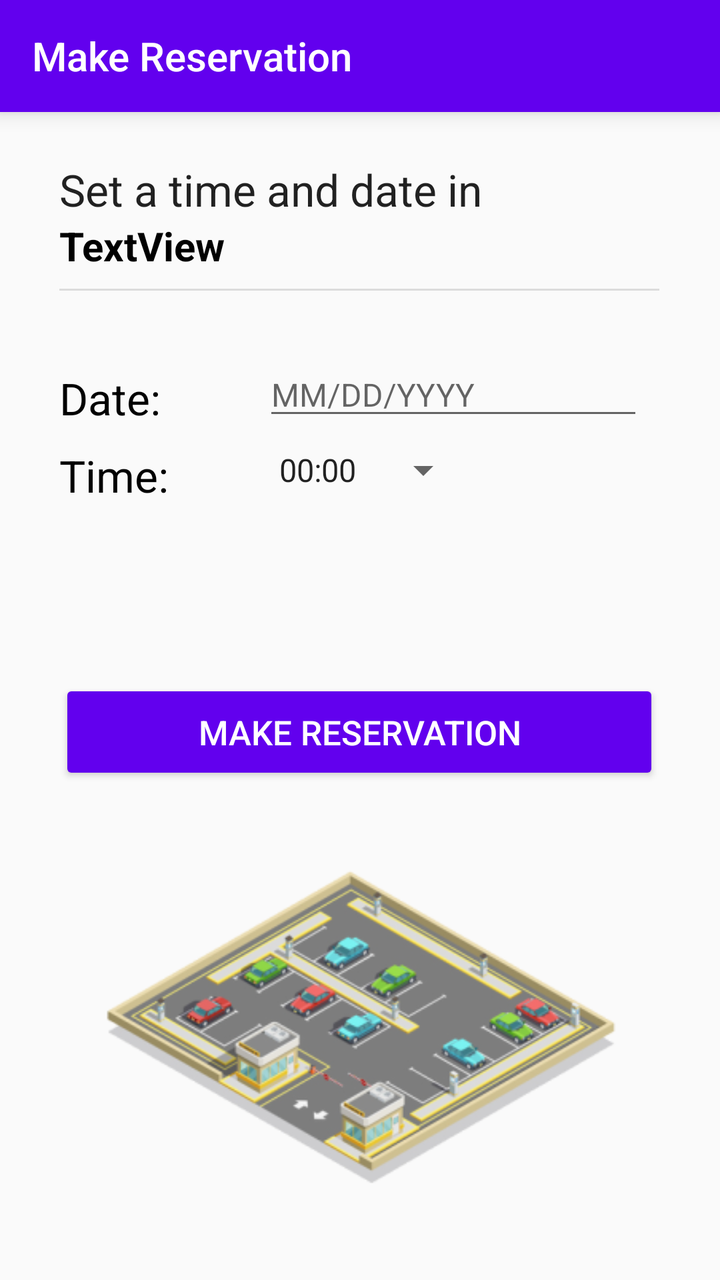
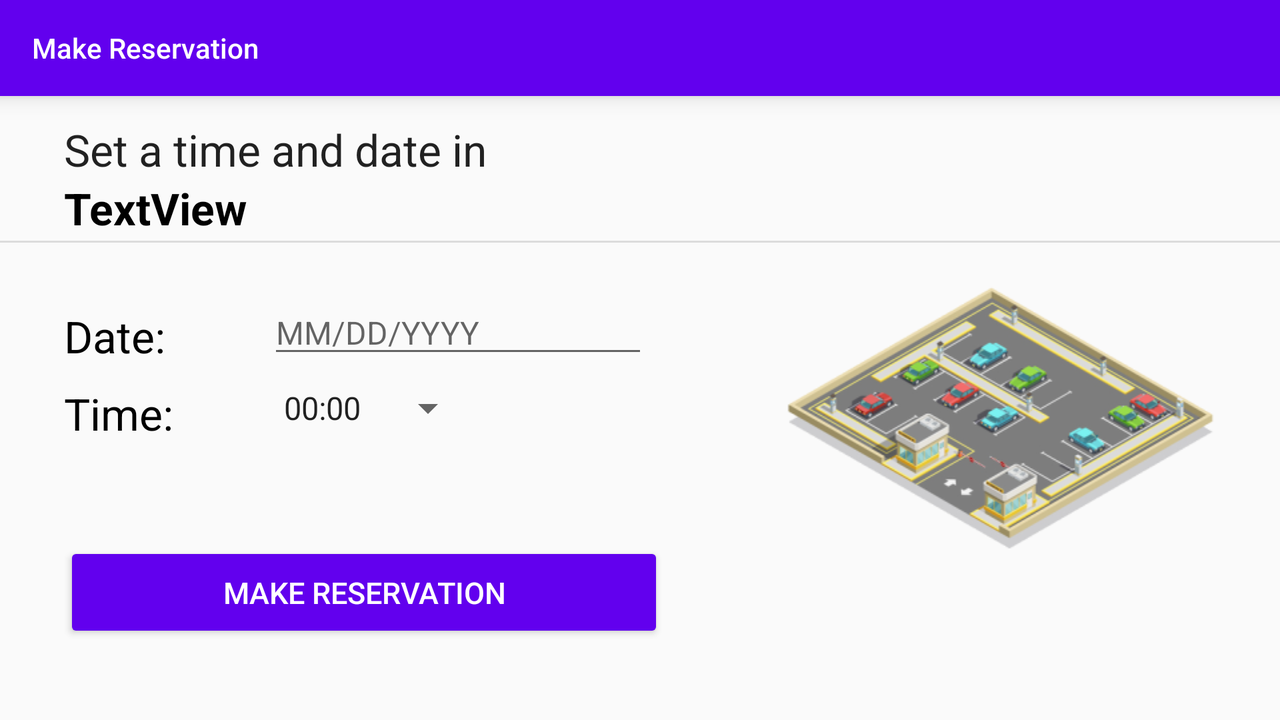

An Android layout and its configuration variant, each rendered on a device that would load it. The default file and the variant file are quoted in full after the pictures.
<!-- AndroidManifest.xml: application theme Theme.AppCompat.Light.NoActionBar -->
<!-- res/layout/activity_make_reservation.xml -->
<?xml version="1.0" encoding="utf-8"?>
<androidx.constraintlayout.widget.ConstraintLayout xmlns:android="http://schemas.android.com/apk/res/android"
    xmlns:app="http://schemas.android.com/apk/res-auto"
    xmlns:tools="http://schemas.android.com/tools"
    android:layout_width="match_parent"
    android:layout_height="match_parent"
    tools:context=".MakeReservationActivity">

    <androidx.appcompat.widget.Toolbar
        android:id="@+id/make_reservation_toolbar"
        android:layout_width="match_parent"
        android:layout_height="?attr/actionBarSize"
        android:background="@color/design_default_color_primary"
        android:elevation="6dp"
        android:theme="@style/ThemeOverlay.AppCompat.Dark.ActionBar"
        app:layout_constraintEnd_toEndOf="parent"
        app:layout_constraintStart_toStartOf="parent"
        app:layout_constraintTop_toTopOf="parent"
        app:popupTheme="@style/ThemeOverlay.AppCompat.Light"
        app:title="@string/make_reservation_toolbar_title" />


    <TextView
        android:id="@+id/reservation_title"
        android:layout_width="0dp"
        android:layout_height="wrap_content"
        android:layout_marginTop="24dp"
        android:text="@string/reservation_form_title"
        android:textAppearance="@style/TextAppearance.AppCompat.Large"
        app:layout_constraintStart_toStartOf="@+id/reservation_city_name"
        app:layout_constraintTop_toBottomOf="@+id/make_reservation_toolbar" />


    <TextView
        android:id="@+id/reservation_city_name"
        android:layout_width="wrap_content"
        android:layout_height="wrap_content"
        android:text="TextView"
        android:textColor="@color/black"
        android:textSize="20sp"
        android:textStyle="bold"
        app:layout_constraintStart_toStartOf="@+id/constraintLayout"
        app:layout_constraintTop_toBottomOf="@+id/reservation_title" />

    <androidx.constraintlayout.widget.ConstraintLayout
        android:id="@+id/constraintLayout"
        android:layout_width="300dp"
        android:layout_height="240dp"
        android:layout_marginTop="16dp"
        app:layout_constraintEnd_toEndOf="parent"
        app:layout_constraintHorizontal_bias="0.494"
        app:layout_constraintStart_toStartOf="parent"
        app:layout_constraintTop_toBottomOf="@+id/reservation_city_name">


        <EditText
            android:id="@+id/etd_date_from"
            android:layout_width="wrap_content"
            android:layout_height="wrap_content"
            android:layout_marginTop="24dp"
            android:layout_marginEnd="8dp"
            android:autofillHints="@string/date_hint"
            android:ems="10"
            android:hint="@string/date_hint"
            android:inputType="date"
            android:textSize="16sp"
            app:layout_constraintEnd_toEndOf="parent"
            app:layout_constraintTop_toTopOf="parent" />

        <TextView
            android:id="@+id/date_from_text"
            android:layout_width="wrap_content"
            android:layout_height="wrap_content"
            android:layout_marginTop="8dp"
            android:text="@string/date_text"
            android:textAppearance="@style/TextAppearance.AppCompat.Large"
            android:textColor="@color/black"
            app:layout_constraintStart_toStartOf="parent"
            app:layout_constraintTop_toTopOf="@+id/etd_date_from" />

        <Spinner
            android:id="@+id/time_picker_spinner"
            android:layout_width="wrap_content"
            android:layout_height="wrap_content"
            android:layout_marginTop="8dp"
            android:entries="@array/time_slots"
            android:spinnerMode="dropdown"
            app:layout_constraintStart_toStartOf="@+id/etd_date_from"
            app:layout_constraintTop_toBottomOf="@+id/etd_date_from" />


        <Button
            android:id="@+id/confirm_reservation_btn"
            android:layout_width="0dp"
            android:layout_height="wrap_content"
            android:backgroundTint="@color/design_default_color_primary"
            android:text="@string/make_reservation_btn"
            android:padding="15dp"
            android:textSize="17sp"
            android:textColor="@color/cardview_light_background"
            app:layout_constraintBottom_toBottomOf="parent"
            app:layout_constraintEnd_toEndOf="parent"
            app:layout_constraintStart_toStartOf="parent" />

        <TextView
            android:id="@+id/time_slots_text"
            android:layout_width="wrap_content"
            android:layout_height="wrap_content"
            android:textColor="@color/black"
            android:textAppearance="@style/TextAppearance.AppCompat.Large"
            android:text="@string/time_text"
            app:layout_constraintStart_toStartOf="parent"
            app:layout_constraintTop_toTopOf="@+id/time_picker_spinner" />

        <TextView
            android:id="@+id/tv_error_message_reservation"
            android:layout_width="0dp"
            android:layout_height="wrap_content"
            android:layout_marginTop="32dp"
            android:text="@string/empty_field"
            android:textAlignment="center"
            android:textColor="@color/redish"
            android:textSize="16sp"
            app:layout_constraintEnd_toEndOf="parent"
            app:layout_constraintStart_toStartOf="parent"
            app:layout_constraintTop_toBottomOf="@+id/time_picker_spinner" />


    </androidx.constraintlayout.widget.ConstraintLayout>

    <ImageView
        android:id="@+id/reservation_img"
        android:layout_width="263dp"
        android:layout_height="258dp"
        android:contentDescription="@string/img_description"
        android:elevation="-10dp"
        android:src="@mipmap/ic_reservation_img_foreground"
        app:layout_constraintBottom_toBottomOf="parent"
        app:layout_constraintEnd_toEndOf="parent"
        app:layout_constraintStart_toStartOf="parent" />

    <View
        android:id="@+id/divider3"
        android:layout_width="0dp"
        android:layout_height="1dp"
        android:layout_marginTop="8dp"
        android:background="?android:attr/listDivider"
        app:layout_constraintEnd_toEndOf="@+id/constraintLayout"
        app:layout_constraintStart_toStartOf="@+id/constraintLayout"
        app:layout_constraintTop_toBottomOf="@+id/reservation_city_name" />


</androidx.constraintlayout.widget.ConstraintLayout>
<!-- resources referenced by this layout -->
<resources>
  <string-array name="time_slots">
          <item>00:00</item>
          <item>01:00</item>
          <item>02:00</item>
          <item>03:00</item>
          <item>04:00</item>
          <item>05:00</item>
          <item>06:00</item>
          <item>07:00</item>
          <item>08:00</item>
          <item>09:00</item>
          <item>10:00</item>
          <item>11:00</item>
          <item>12:00</item>
          <item>13:00</item>
          <item>14:00</item>
          <item>15:00</item>
          <item>16:00</item>
          <item>17:00</item>
          <item>18:00</item>
          <item>19:00</item>
          <item>20:00</item>
          <item>21:00</item>
          <item>22:00</item>
          <item>23:00</item>
      </string-array>
  <color name="black">#FF000000</color>
  <item name="redish" type="color">#DD2020</item>
  <!-- mipmap ic_reservation_img_foreground: png bitmap (mipmap-hdpi, 18358 bytes) -->
  <string name="date_hint">MM/DD/YYYY</string>
  <string name="date_text">Date: </string>
  <string name="empty_field"> </string>
  <string name="img_description">This is an image</string>
  <string name="make_reservation_btn">Make reservation</string>
  <string name="make_reservation_toolbar_title">Make Reservation</string>
  <string name="reservation_form_title">Set a time and date in</string>
  <string name="time_text">Time: </string>
</resources>
<!-- res/layout-land/activity_make_reservation.xml (the author's variant of the layout above) -->
<!-- drawn on the phone turned sideways -->
<?xml version="1.0" encoding="utf-8"?>
<androidx.constraintlayout.widget.ConstraintLayout xmlns:android="http://schemas.android.com/apk/res/android"
    xmlns:app="http://schemas.android.com/apk/res-auto"
    xmlns:tools="http://schemas.android.com/tools"
    android:layout_width="match_parent"
    android:layout_height="match_parent"
    tools:context=".MakeReservationActivity">

    <androidx.appcompat.widget.Toolbar
        android:id="@+id/make_reservation_toolbar"
        android:layout_width="match_parent"
        android:layout_height="?attr/actionBarSize"
        android:background="@color/design_default_color_primary"
        android:elevation="6dp"
        android:theme="@style/ThemeOverlay.AppCompat.Dark.ActionBar"
        app:layout_constraintEnd_toEndOf="parent"
        app:layout_constraintStart_toStartOf="parent"
        app:layout_constraintTop_toTopOf="parent"
        app:popupTheme="@style/ThemeOverlay.AppCompat.Light"
        app:title="@string/make_reservation_toolbar_title" />


    <ScrollView
        android:layout_width="wrap_content"
        android:layout_height="match_parent"
        app:layout_constraintBottom_toBottomOf="parent"
        app:layout_constraintStart_toStartOf="parent">

        <androidx.constraintlayout.widget.ConstraintLayout
            android:id="@+id/wrapper_layout"
            android:layout_width="wrap_content"
            android:layout_height="wrap_content"
            android:translationY="60dp"
            app:layout_constraintBottom_toBottomOf="parent"
            app:layout_constraintEnd_toEndOf="parent"
            app:layout_constraintStart_toStartOf="parent"
            app:layout_constraintTop_toTopOf="parent">

            <View
                android:id="@+id/divider3"
                android:layout_width="wrap_content"
                android:layout_height="1dp"
                android:background="?android:attr/listDivider"
                app:layout_constraintBottom_toTopOf="@+id/constraintLayout"
                app:layout_constraintEnd_toEndOf="parent"
                app:layout_constraintStart_toStartOf="parent" />

            <ImageView
                android:id="@+id/reservation_img"
                android:layout_width="216dp"
                android:layout_height="237dp"
                android:layout_marginEnd="32dp"
                android:layout_marginBottom="60dp"
                android:contentDescription="@string/img_description"
                android:elevation="-10dp"
                android:src="@mipmap/ic_reservation_img_foreground"
                app:layout_constraintBottom_toBottomOf="parent"
                app:layout_constraintEnd_toEndOf="parent" />

            <TextView
                android:id="@+id/reservation_city_name"
                android:layout_width="wrap_content"
                android:layout_height="wrap_content"
                android:text="TextView"
                android:textColor="@color/black"
                android:textSize="22sp"
                android:textStyle="bold"
                app:layout_constraintStart_toStartOf="@+id/reservation_title"
                app:layout_constraintTop_toBottomOf="@+id/reservation_title" />

            <TextView
                android:id="@+id/reservation_title"
                android:layout_width="0dp"
                android:layout_height="wrap_content"
                android:layout_marginBottom="32dp"
                android:text="@string/reservation_form_title"
                android:textAppearance="@style/TextAppearance.AppCompat.Large"
                app:layout_constraintBottom_toTopOf="@+id/constraintLayout"
                app:layout_constraintStart_toStartOf="@+id/constraintLayout" />

            <androidx.constraintlayout.widget.ConstraintLayout
                android:id="@+id/constraintLayout"
                android:layout_width="300dp"
                android:layout_height="240dp"
                android:layout_marginStart="32dp"
                android:layout_marginBottom="24dp"
                app:layout_constraintBottom_toBottomOf="parent"
                app:layout_constraintStart_toStartOf="parent">


                <EditText
                    android:id="@+id/etd_date_from"
                    android:layout_width="wrap_content"
                    android:layout_height="wrap_content"
                    android:layout_marginTop="24dp"
                    android:layout_marginEnd="8dp"
                    android:autofillHints="@string/date_hint"
                    android:ems="10"
                    android:hint="@string/date_hint"
                    android:inputType="date"
                    android:textSize="16sp"
                    app:layout_constraintEnd_toEndOf="parent"
                    app:layout_constraintTop_toTopOf="parent" />

                <TextView
                    android:id="@+id/date_from_text"
                    android:layout_width="wrap_content"
                    android:layout_height="wrap_content"
                    android:layout_marginTop="8dp"
                    android:text="@string/date_text"
                    android:textAppearance="@style/TextAppearance.AppCompat.Large"
                    android:textColor="@color/black"
                    app:layout_constraintStart_toStartOf="parent"
                    app:layout_constraintTop_toTopOf="@+id/etd_date_from" />

                <Spinner
                    android:id="@+id/time_picker_spinner"
                    android:layout_width="wrap_content"
                    android:layout_height="wrap_content"
                    android:layout_marginTop="8dp"
                    android:entries="@array/time_slots"
                    android:spinnerMode="dropdown"
                    app:layout_constraintStart_toStartOf="@+id/etd_date_from"
                    app:layout_constraintTop_toBottomOf="@+id/etd_date_from" />


                <Button
                    android:id="@+id/confirm_reservation_btn"
                    android:layout_width="0dp"
                    android:layout_height="wrap_content"
                    android:layout_marginBottom="40dp"
                    android:backgroundTint="@color/design_default_color_primary"
                    android:padding="15dp"
                    android:text="@string/make_reservation_btn"
                    android:textColor="@color/cardview_light_background"
                    android:textSize="15sp"
                    app:layout_constraintBottom_toBottomOf="parent"
                    app:layout_constraintEnd_toEndOf="@+id/tv_error_message_reservation"
                    app:layout_constraintStart_toStartOf="parent" />

                <TextView
                    android:id="@+id/time_slots_text"
                    android:layout_width="wrap_content"
                    android:layout_height="wrap_content"
                    android:text="@string/time_text"
                    android:textAppearance="@style/TextAppearance.AppCompat.Large"
                    android:textColor="@color/black"
                    app:layout_constraintStart_toStartOf="parent"
                    app:layout_constraintTop_toTopOf="@+id/time_picker_spinner" />

                <TextView
                    android:id="@+id/tv_error_message_reservation"
                    android:layout_width="0dp"
                    android:layout_height="wrap_content"
                    android:layout_marginTop="16dp"
                    android:text="@string/empty_field"
                    android:textAlignment="center"
                    android:textColor="@color/redish"
                    android:textSize="17sp"
                    app:layout_constraintEnd_toEndOf="parent"
                    app:layout_constraintStart_toStartOf="parent"
                    app:layout_constraintTop_toBottomOf="@+id/time_picker_spinner" />


            </androidx.constraintlayout.widget.ConstraintLayout>
        </androidx.constraintlayout.widget.ConstraintLayout>


    </ScrollView>
</androidx.constraintlayout.widget.ConstraintLayout>
